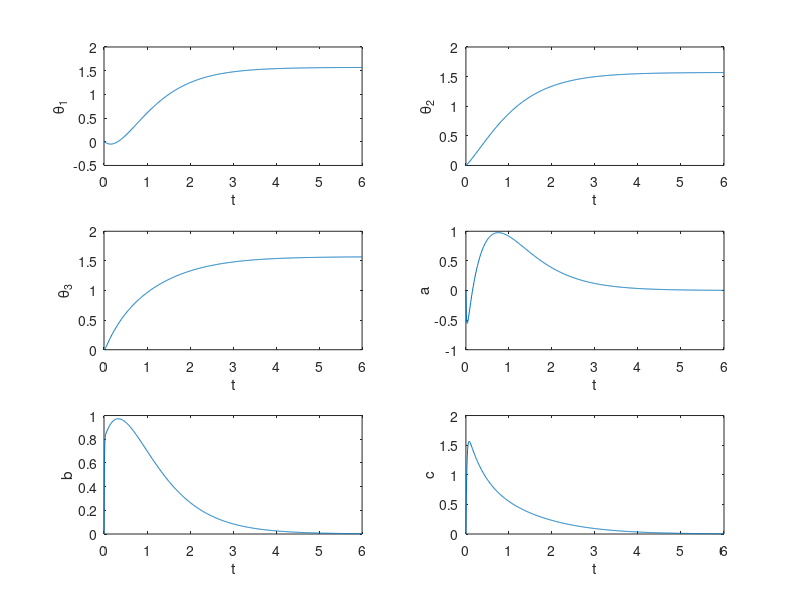

Here is the MATLAB script that generated this plot:
A=[0 0 0 1 0 0;
   0 0 0 0 1 0;
   0 0 0 0 0 1;
   44.7761 -36.2687 2.68657 0 0 0;
   -73.8806 91.3433 -13.4328 0 0 0;
   -26.8657 -32.2388 22.3881 0 0 0];

B=[0 0 0;
   0 0 0;
   0 0 0;
   44.7761 -36.2687 2.68657;
   -73.8806 91.3433 -13.4328;
   -26.8657 -32.2388 22.3881];

C=[1 0 0 0 0 0;
   0 1 0 0 0 0;
   0 0 1 0 0 0];

D=zeros(3);

Q=diag([1,1,1,1,1,1]);
R=diag([1,1,1]);

[K,s,e]=lqr(A,B,Q,R);

S=inv(C*inv(B*K-A)*B);

t=0:0.01:6;

u=[pi*ones(size(t))/2;pi*ones(size(t))/2;pi*ones(size(t))/2];
x0=[0 0 0 0 0 0];
sys=ss(A-B*K,B*S,C,D);

[Y,T,X]=lsim(sys,u,t,x0);

subplot(3,2,1)
plot(t,X(1:end,1))
ylabel('\theta_1'); 
xlabel('t'); 

subplot(3,2,2)
plot(t,X(1:end,2))
ylabel('\theta_2'); 
xlabel('t'); 

subplot(3,2,3)
plot(t,X(1:end,3))
ylabel('\theta_3'); 
xlabel('t'); 

subplot(3,2,4)
plot(t,X(1:end,4))
ylabel('a'); 
xlabel('t'); 

subplot(3,2,5)
plot(t,X(1:end,5))
ylabel('b'); 
xlabel('t'); 

subplot(3,2,6)
plot(t,X(1:end,6))
ylabel('c'); 
xlabel('t'); 